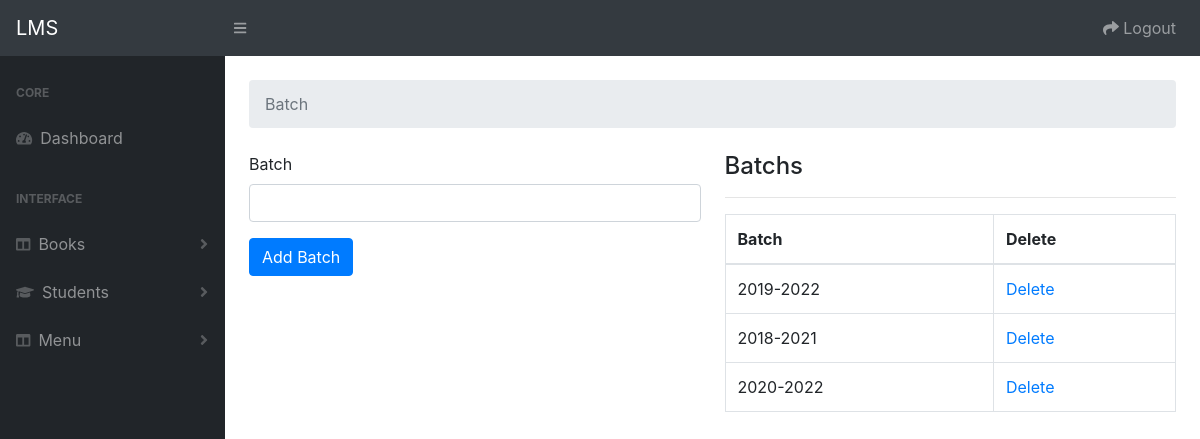
/admin/batch.php (signed in), run on an earlier commit of the app's database.
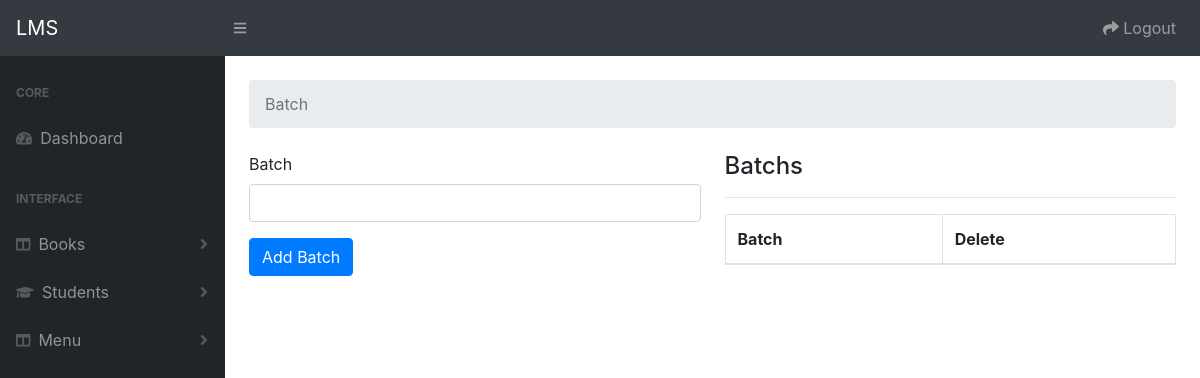
And on a later commit of the database.
### tables this page shows
CREATE TABLE `batch` (
  `batch_id` int(10) NOT NULL,
  `batch` varchar(100) NOT NULL
);

### admin/batch.php (the view, shortened to what this page needs)
<?php ob_start();
 include 'partials/header.php';
 include 'partials/nav.php';
 include 'partials/sidenav.php';
include '../connection/db.php';
 ?>
<br>
<div class="container-fluid">
<div class="row">
    <div class="col-lg-12">
        <ol class="breadcrumb mb-4">
            <li class="breadcrumb-item active">Batch</li>
        </ol>
    </div>
    <div class="col-md-6">
        <form action="" method="POST">
            <div class="form-group">
                <label for="Brand">Batch  </label>
                <input type="text" class="form-control" name="batch">
            </div>
            <div class="form-group">
               <button class="btn btn-primary my-2 my-sm-0" type="submit" name="addbatch"> Add Batch </button>
            </div>
        </form>
   </div>
   <div class="col-md-6">
       <h4>Batchs</h4>
       <hr>
       <table class="table table-bordered table-hover">
            <thead>
                <th>Batch</th>
                <th>Delete</th>
            </thead>
           <tbody>
           <?php
                $batch_query = "SELECT * FROM `batch`WHERE 1";
                $batch_fetch = mysqli_query($connect,$batch_query);
                if($batch_fetch){
                    while($row = mysqli_fetch_assoc($batch_fetch)){
                        $batch = $row['batch'];
                        $batch_id= $row['batch_id'];
                        echo "<tr>";
                        echo  "<td>{$batch}</td>";
                        echo  "<td><a href='batch.php?del_b_id={$batch_id}'>Delete</a></td>";
                        echo "</tr>";
                    }
                }
            ?>
           </tbody>
       </table>
   </div>
</div>
</div>
<?php include 'partials/footer.php' ;?>

What changed in the data, as far as the page shows it:
removed batch: batch "2019-2022"
removed batch: batch "2018-2021"
removed batch: batch "2020-2022"
